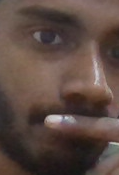
#> input picture templates/template.png, 119 x 175 px
$ python -i object_detection.py   (imports and definitions only)
#> lines starting #> are read from the running program, lines starting #| are printed output that depends on the picture
#> further down, picture is the input picture: shape (175, 119, 3); mean B, G, R 66.3, 73.6, 92.2
### utils.py
import cv2
import os
import json
import numpy as np

# Define constants
TEMPLATE_DIR = 'templates'
TEMPLATE_FILENAME = 'template.png'
TEMPLATE_INFO_FILENAME = 'template_info.json'
COUNT_FILE = 'object_count.json'

# [19 lines left out: functions ensure_dir, save_template, not called in this run]

def load_template():
    """Load the saved template image and ROI coordinates."""
    image_path = os.path.join(TEMPLATE_DIR, TEMPLATE_FILENAME)
    info_path = os.path.join(TEMPLATE_DIR, TEMPLATE_INFO_FILENAME)

    if os.path.exists(image_path) and os.path.exists(info_path):
        template = cv2.imread(image_path)

        with open(info_path, 'r') as f:
#> (reads templates/template_info.json from the repository)
            template_info = json.load(f)

        roi_coords = template_info.get('roi_coords')

        return template, roi_coords

    return None, None

# [63 lines left out: functions save_count, load_count, template_exists, calculate_match_percentage, get_roi_from_template, resize_image, not called in this run]

### object_detection.py
import cv2
import numpy as np
from utils import load_template

def detect_object(frame, template=None):
    if template is None:
        template_data = load_template()
        if template_data is None or len(template_data) != 2:
            return None
        template, _ = template_data

    if template is None:
        return None

    # Ensure the template is not larger than the frame
    frame_height, frame_width = frame.shape[:2]
#> frame_height = 175; frame_width = 119
    template_height, template_width = template.shape[:2]
#> template_height = 175; template_width = 119

    if template_height > frame_height or template_width > frame_width:
        # Resize template to fit within the frame
        scale = min(frame_height / template_height, frame_width / template_width)
        new_width = int(template_width * scale)
        new_height = int(template_height * scale)
        template = cv2.resize(template, (new_width, new_height), interpolation=cv2.INTER_AREA)

    # Convert both to grayscale
    frame_gray = cv2.cvtColor(frame, cv2.COLOR_BGR2GRAY)
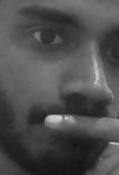
#> frame_gray: shape (175, 119); min 20, max 214, mean 78.3
    template_gray = cv2.cvtColor(template, cv2.COLOR_BGR2GRAY) if len(template.shape) == 3 else template

    # Perform template matching
    result = cv2.matchTemplate(frame_gray, template_gray, cv2.TM_CCOEFF_NORMED)
#> result = [1]
    min_val, max_val, min_loc, max_loc = cv2.minMaxLoc(result)
#> min_val = 1; max_val = 1; min_loc = (0, 0); max_loc = (0, 0)

    # Get the best match location
    top_left = max_loc
#> top_left = (0, 0)
    bottom_right = (top_left[0] + template_gray.shape[1], top_left[1] + template_gray.shape[0])
#> bottom_right = (119, 175)
    match_val = max_val
#> match_val = 1

    return (top_left, bottom_right, match_val)

# [98 lines left out: functions multi_scale_detection, detect_multiple_objects, non_max_suppression_fast, not called in this run]

>>> import cv2
>>> picture = cv2.imread('templates/template.png')
>>> result = detect_object(picture)
#> result = ((0, 0), (119, 175), 1)
